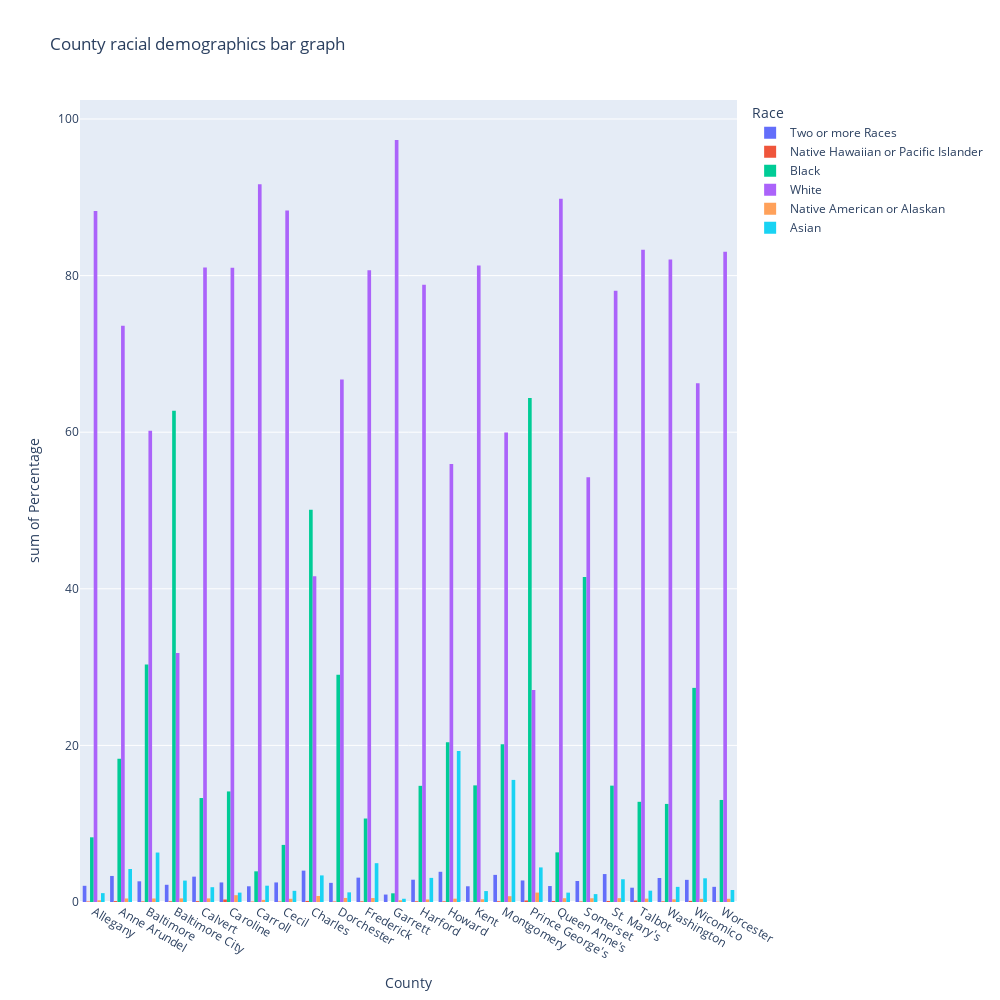

Source (notebook cell):
### Code cell
fig = px.histogram(race, x= 'County', y= 'Percentage', color='Race', title='County racial demographics bar graph', barmode='group',width=1000,height=1000)
fig.show()

### Figure 1 — Plotly figure (JSON) as saved in the notebook; plotly's stock layout.template omitted (floating-point values rounded to 4 significant figures)
{"data": [{"alignmentgroup": "True", "bingroup": "x", "histfunc": "sum", "hovertemplate": "Race=Two or more Races<br>County=%{x}<br>sum of Percentage=%{y}<extra></extra>", "legendgroup": "Two or more Races", "marker": {"color": "#636efa", "pattern": {"shape": ""}}, "name": "Two or more Races", "offsetgroup": "Two or more Races", "orientation": "v", "showlegend": true, "type": "histogram", "x": ["Allegany ", "Anne Arundel ", "Baltimore ", "Baltimore City", "Calvert ", "Caroline ", "Carroll ", "Cecil ", "Charles ", "Dorchester ", "Frederick ", "Garrett ", "Harford ", "Howard ", "Kent ", "Montgomery ", "Prince George's ", "Queen Anne's ", "Somerset ", "St. Mary's ", "Talbot ", "Washington ", "Wicomico ", "Worcester "], "xaxis": "x", "y": [2.069, 3.327, 2.642, 2.199, 3.238, 2.497, 2.006, 2.497, 4.007, 2.446, 3.111, 0.9513, 2.848, 3.86, 2.008, 3.463, 2.75, 2.038, 2.682, 3.569, 1.826, 3.069, 2.829, 1.938], "yaxis": "y"}, {"alignmentgroup": "True", "bingroup": "x", "histfunc": "sum", "hovertemplate": "Race=Native Hawaiian or Pacific Islander<br>County=%{x}<br>sum of Percentage=%{y}<extra></extra>", "legendgroup": "Native Hawaiian or Pacific Islander", "marker": {"color": "#EF553B", "pattern": {"shape": ""}}, "name": "Native Hawaiian or Pacific Islander", "offsetgroup": "Native Hawaiian or Pacific Islander", "orientation": "v", "showlegend": true, "type": "histogram", "x": ["Allegany ", "Anne Arundel ", "Baltimore ", "Baltimore City", "Calvert ", "Caroline ", "Carroll ", "Cecil ", "Charles ", "Dorchester ", "Frederick ", "Garrett ", "Harford ", "Howard ", "Kent ", "Montgomery ", "Prince George's ", "Queen Anne's ", "Somerset ", "St. Mary's ", "Talbot ", "Washington ", "Wicomico ", "Worcester "], "xaxis": "x", "y": [0.06959, 0.1184, 0.07663, 0.09301, 0.1124, 0.3203, 0.05818, 0.06514, 0.1335, 0.06577, 0.08862, 0.003447, 0.0963, 0.08536, 0.05149, 0.1011, 0.1922, 0.1231, 0.07417, 0.1277, 0.1936, 0.08408, 0.1409, 0.044], "yaxis": "y"}, {"alignmentgroup": "True", "bingroup": "x", "histfunc": "sum", "hovertemplate": "Race=Black<br>County=%{x}<br>sum of Percentage=%{y}<extra></extra>", "legendgroup": "Black", "marker": {"color": "#00cc96", "pattern": {"shape": ""}}, "name": "Black", "offsetgroup": "Black", "orientation": "v", "showlegend": true, "type": "histogram", "x": ["Allegany ", "Anne Arundel ", "Baltimore ", "Baltimore City", "Calvert ", "Caroline ", "Carroll ", "Cecil ", "Charles ", "Dorchester ", "Frederick ", "Garrett ", "Harford ", "Howard ", "Kent ", "Montgomery ", "Prince George's ", "Queen Anne's ", "Somerset ", "St. Mary's ", "Talbot ", "Washington ", "Wicomico ", "Worcester "], "xaxis": "x", "y": [8.262, 18.29, 30.33, 62.73, 13.28, 14.12, 3.916, 7.293, 50.08, 29.02, 10.66, 1.11, 14.84, 20.39, 14.9, 20.13, 64.37, 6.34, 41.51, 14.86, 12.8, 12.53, 27.35, 13.03], "yaxis": "y"}, {"alignmentgroup": "True", "bingroup": "x", "histfunc": "sum", "hovertemplate": "Race=White<br>County=%{x}<br>sum of Percentage=%{y}<extra></extra>", "legendgroup": "White", "marker": {"color": "#ab63fa", "pattern": {"shape": ""}}, "name": "White", "offsetgroup": "White", "orientation": "v", "showlegend": true, "type": "histogram", "x": ["Allegany ", "Anne Arundel ", "Baltimore ", "Baltimore City", "Calvert ", "Caroline ", "Carroll ", "Cecil ", "Charles ", "Dorchester ", "Frederick ", "Garrett ", "Harford ", "Howard ", "Kent ", "Montgomery ", "Prince George's ", "Queen Anne's ", "Somerset ", "St. Mary's ", "Talbot ", "Washington ", "Wicomico ", "Worcester "], "xaxis": "x", "y": [88.25, 73.6, 60.19, 31.79, 81.02, 81.0, 91.67, 88.31, 41.61, 66.72, 80.68, 97.3, 78.82, 55.95, 81.3, 59.97, 27.07, 89.82, 54.25, 78.05, 83.3, 82.05, 66.25, 83.04], "yaxis": "y"}, {"alignmentgroup": "True", "bingroup": "x", "histfunc": "sum", "hovertemplate": "Race=Native American or Alaskan<br>County=%{x}<br>sum of Percentage=%{y}<extra></extra>", "legendgroup": "Native American or Alaskan", "marker": {"color": "#FFA15A", "pattern": {"shape": ""}}, "name": "Native American or Alaskan", "offsetgroup": "Native American or Alaskan", "orientation": "v", "showlegend": true, "type": "histogram", "x": ["Allegany ", "Anne Arundel ", "Baltimore ", "Baltimore City", "Calvert ", "Caroline ", "Carroll ", "Cecil ", "Charles ", "Dorchester ", "Frederick ", "Garrett ", "Harford ", "Howard ", "Kent ", "Montgomery ", "Prince George's ", "Queen Anne's ", "Somerset ", "St. Mary's ", "Talbot ", "Washington ", "Wicomico ", "Worcester "], "xaxis": "x", "y": [0.2173, 0.4496, 0.4494, 0.4603, 0.4593, 0.8681, 0.2689, 0.4103, 0.77, 0.5168, 0.5055, 0.2171, 0.3226, 0.4253, 0.3501, 0.7408, 1.205, 0.4823, 0.4763, 0.4881, 0.433, 0.3403, 0.4063, 0.4113], "yaxis": "y"}, {"alignmentgroup": "True", "bingroup": "x", "histfunc": "sum", "hovertemplate": "Race=Asian<br>County=%{x}<br>sum of Percentage=%{y}<extra></extra>", "legendgroup": "Asian", "marker": {"color": "#19d3f3", "pattern": {"shape": ""}}, "name": "Asian", "offsetgroup": "Asian", "orientation": "v", "showlegend": true, "type": "histogram", "x": ["Allegany ", "Anne Arundel ", "Baltimore ", "Baltimore City", "Calvert ", "Caroline ", "Carroll ", "Cecil ", "Charles ", "Dorchester ", "Frederick ", "Garrett ", "Harford ", "Howard ", "Kent ", "Montgomery ", "Prince George's ", "Queen Anne's ", "Somerset ", "St. Mary's ", "Talbot ", "Washington ", "Wicomico ", "Worcester "], "xaxis": "x", "y": [1.132, 4.219, 6.317, 2.735, 1.891, 1.197, 2.084, 1.429, 3.396, 1.231, 4.956, 0.4136, 3.08, 19.29, 1.395, 15.59, 4.417, 1.197, 1.007, 2.904, 1.447, 1.934, 3.027, 1.532], "yaxis": "y"}], "layout": {"barmode": "group", "height": 1000, "legend": {"title": {"text": "Race"}, "tracegroupgap": 0}, "title": {"text": "County racial demographics bar graph"}, "width": 1000, "xaxis": {"anchor": "y", "domain": [0, 1], "title": {"text": "County"}}, "yaxis": {"anchor": "x", "domain": [0, 1], "title": {"text": "sum of Percentage"}}}}
